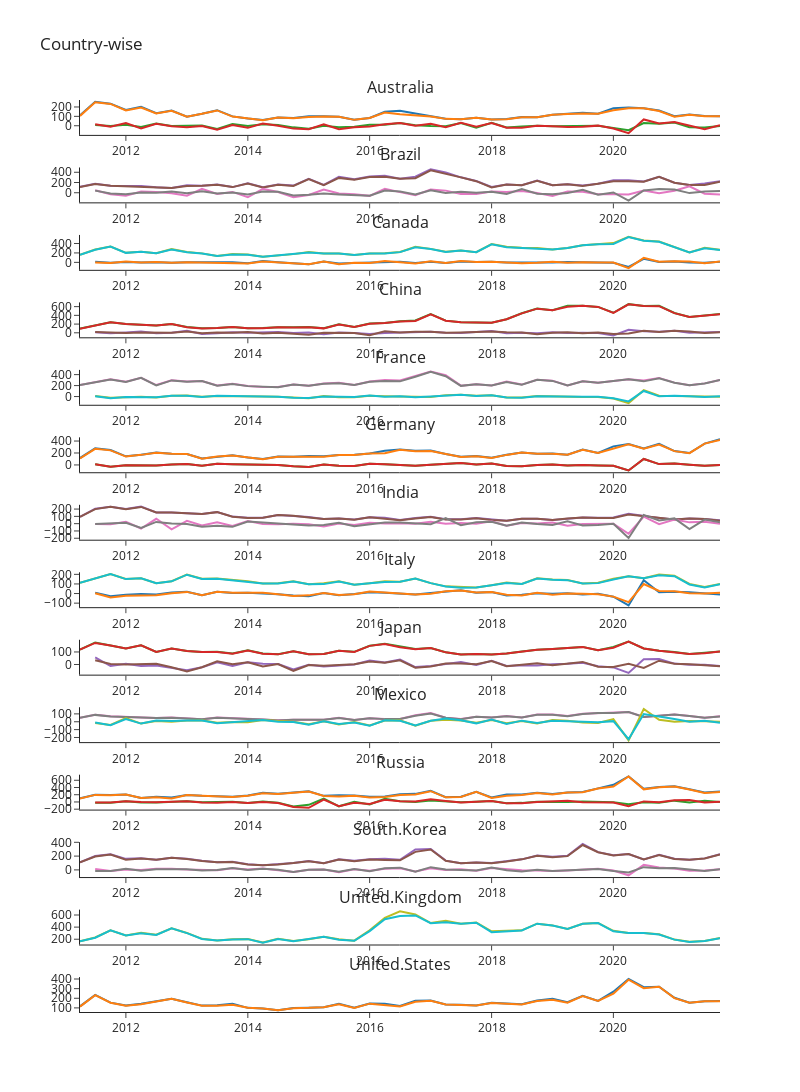

Source (notebook cell):
### Code cell
from plotly.subplots import make_subplots
import plotly.graph_objects as go
import pandas as pd
from plotly import tools
import numpy as np
import json


################ First dataframe with EPU Information ###################

# Create a dataframe by reading Quarterly Data - using V2 of file

df = pd.read_excel('/Users/kalyan/Library/CloudStorage/OneDrive-IIMVIZAG/Kalyan-Research/T20-PolicyBrief-G20/Data/EPU-X-M-V2.xlsx'
                  , sheet_name='Sheet1',
                   dtype={'Year':object,'Quarter':object,},
                     header=0);
df = df.dropna()

df['Year'] = df['Year'].astype(str)
df['Quarter']= str('Q')+ df['Quarter'].astype(str)
# Generate YearQuarter as Index 
df['YearQuarter'] = df['Year']+ df['Quarter']
df['YearQuarter'] = pd.to_datetime(df['YearQuarter'])
# Convert Year Quarter column to PeriodIndex
#df['YearQuarter'] = pd.PeriodIndex(df['YearQuarter'], freq='Q')
# Set year and quarter columns as index
df.set_index(['YearQuarter'], inplace=True)
df.drop(columns=['Year','Quarter'], inplace=True)
# print(df.index)

## Transform Export X and Import M Data into Log Diff
g20_x = list(df.filter(regex='-X').columns)
g20_m = list(df.filter(regex='-M').columns)

g20_x_m = g20_x + g20_m
# print(g20_x_m)

# Apply np.log and diff multiplied by 400 to get growth rate for non-EPU (i.e. Export and Import) columns 
#df[g20_x_m] = df[g20_x_m].pct_change()
df[g20_x_m] = df[g20_x_m].applymap(lambda x: np.log(x)) 
df[g20_x_m] = df[g20_x_m].diff()*400 

######### Write DataFrame to an external file #########
df.to_excel('EPU-X-M-Cleaned.xlsx', sheet_name='Sheet1', index=True)
########################################################

g20 =['Australia', 'Brazil', 'Canada', 'China', 'France', 'Germany', 
      'India', 'Italy', 'Japan', 'Mexico', 'Russia', 'South.Korea', 
      'United.Kingdom', 'United.States']
line_color = ['Black','Grey','DarkGreen','Red']
fig2 = make_subplots(rows=len(g20), cols=1, subplot_titles= g20)

j=0
for i in g20:
    for col in list(df.filter(regex=i).columns):
        #print(col)
        fig2.add_trace(go.Scatter(x=df.index, y=df[col],  
                                      mode='lines',
                                      name=None,
                                      showlegend=False,
                                      #marker=dict(color=lc,size=15)
                                 ),
                                      row=j+1, col=1)
    j=j+1

fig2.update_layout(title='Country-wise',height=1500, width=800, template = "simple_white", showlegend=False)
fig2.show()

                   

print('END OF CODE')
